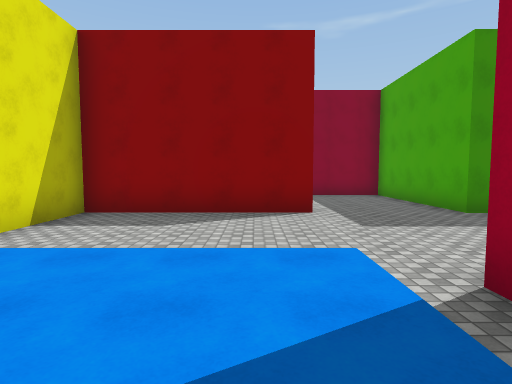
View 1 (above)

22 first-person views from a walk through a 3-D level made in the Unity game engine. The camera is 1.5 m above the floor, tilts 4° down and sees 80° across. The floor is counted in squares, 2 m on a side. Each view is taken from the middle of a square. On the plan, view 1 faces up. The plan holds only what a view shows up to about 10 squares ahead; the rest is blank. The place goes on beyond the plan. Some animated figures are not drawn. Some surface patterns are stand-ins.

View 2
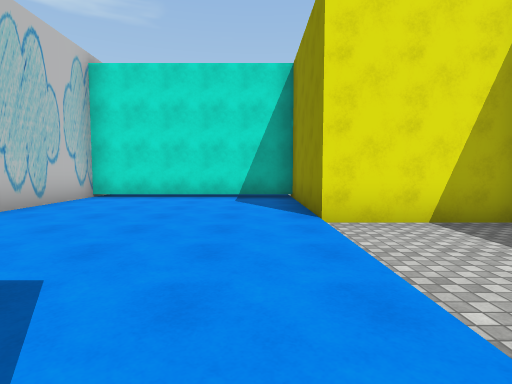

View 3
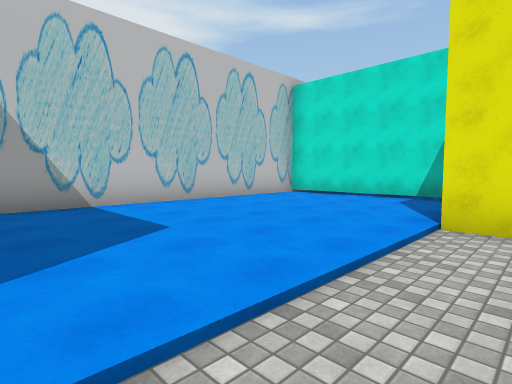

View 4
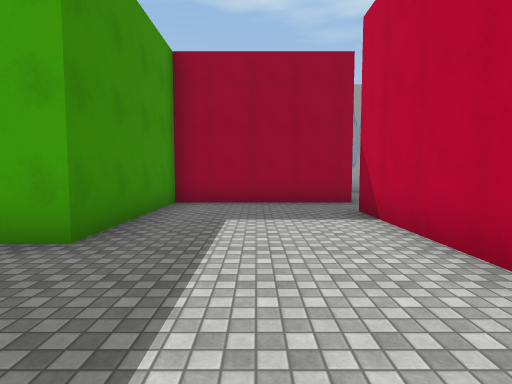

View 5
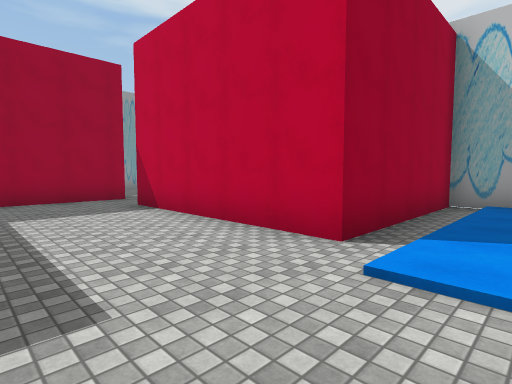

View 6
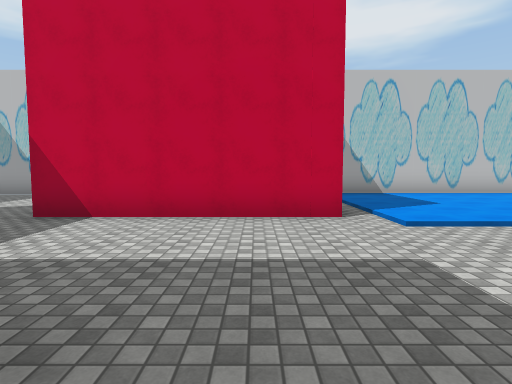

View 7
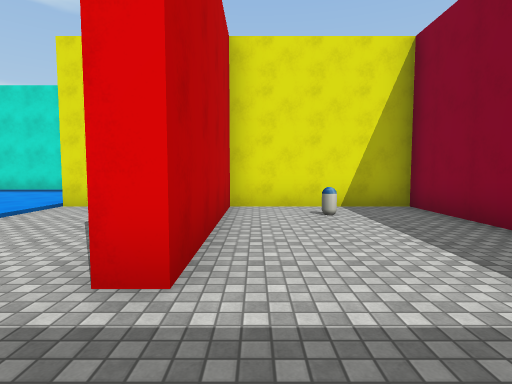

View 8
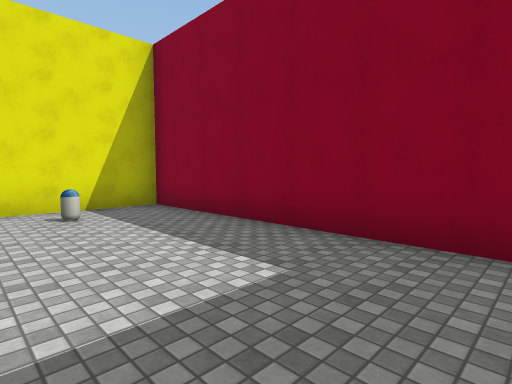

View 9
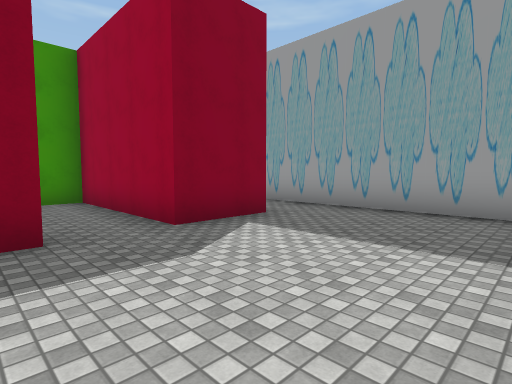

View 10
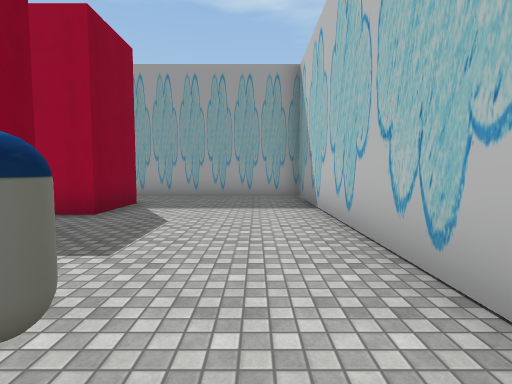

View 11
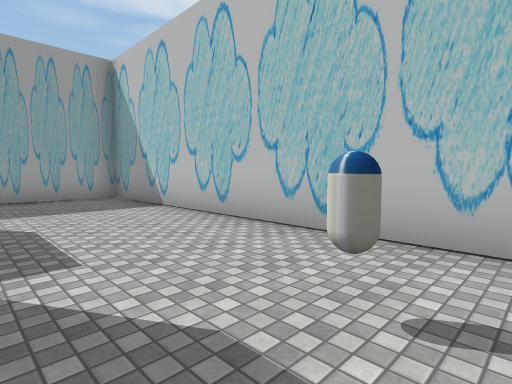

View 12
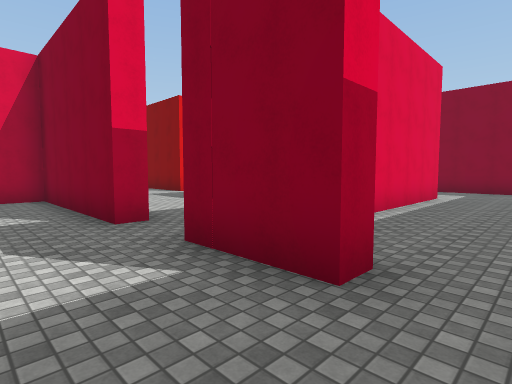

View 13
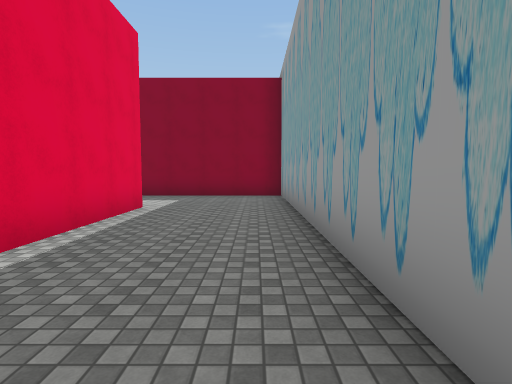

View 14
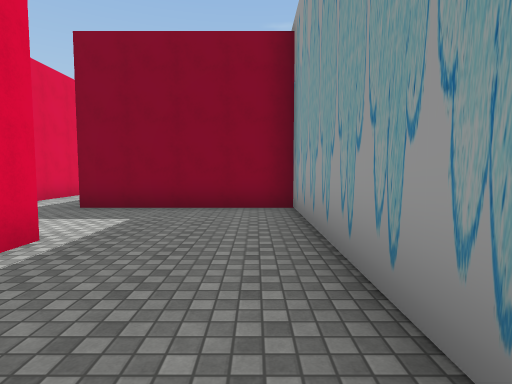

View 15
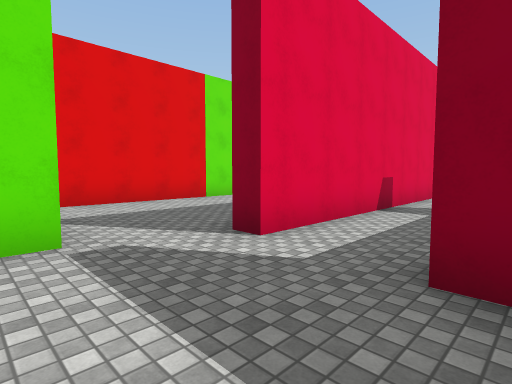

View 16
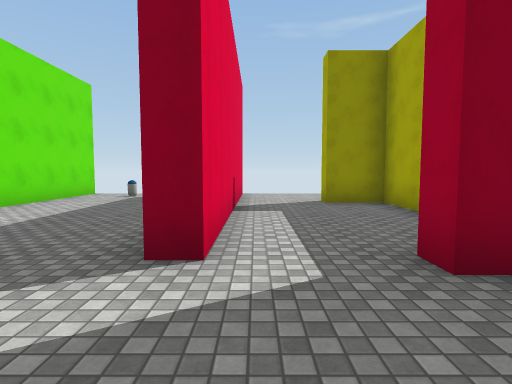

View 17
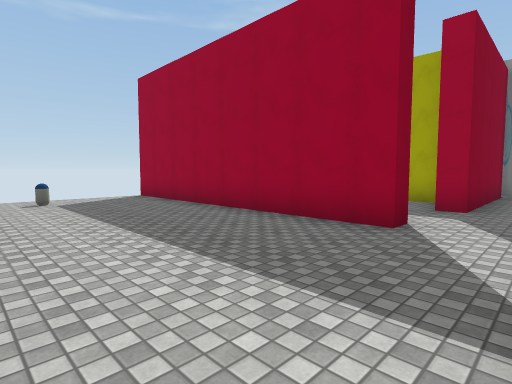

View 18
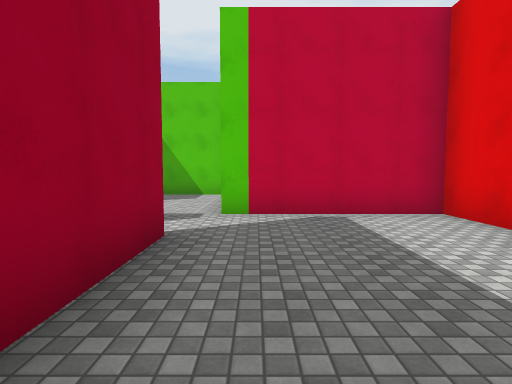

View 19
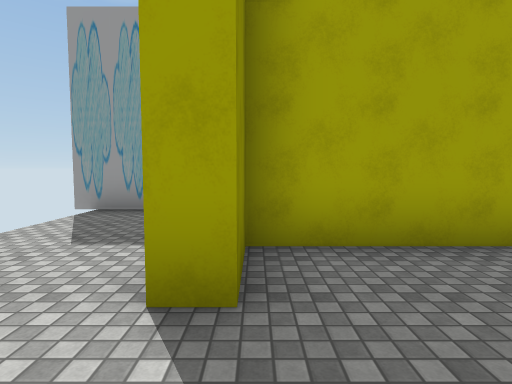

View 20
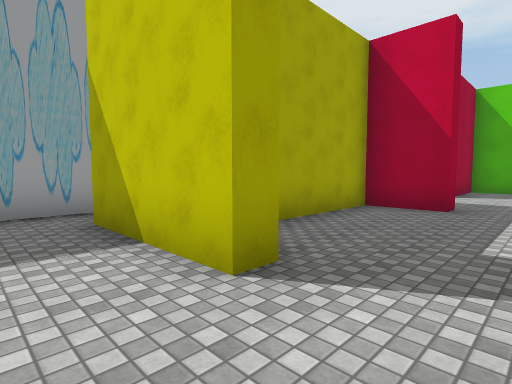

View 21
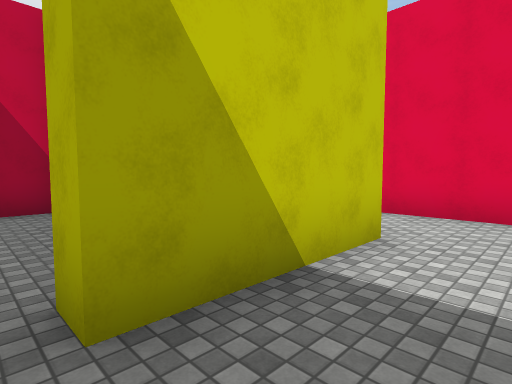

View 22
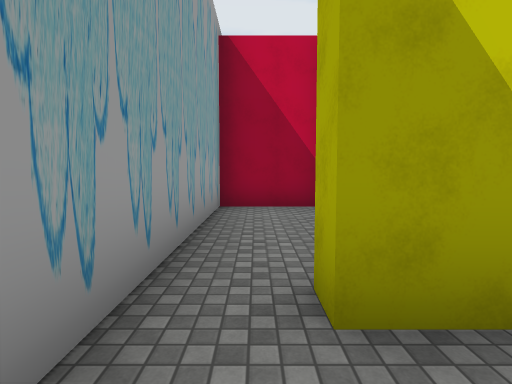

### Floor plan
Key: @ floor where view 1 was taken; # wall or solid block; . main floor; : floor 0.25 m higher than the main floor; / step, stairs or slope; O other object.
Columns run from 7 left of view 1 to 12 right of it. Each row starts with its distance up from view 1.
 20        #    #      #
 19        #.O..#......#
 18        #....#......#
 17        #....#..###.#
 16        #....#...#..#
 15        #....#...#..#
 14        #....#...#..#
 13        #....#...#..#
 12        #.......#####
 11    #####...........#
 10    #...#####.......#
  9    #.......#...#...#
  8    #.O.....#...#...#
  7    #.......#...#...#
  6    ######..#####...#
  5    #...........#...#
  4    #...........#...#
  3 ####/////......#...#
  2 #:::::::/#####.###.#
  1 #:::::::/#.........#
  0 #::::::@/#.O.......#
 -1 #:::::::/#.........#
 -2 #:::::::/#.........#
 -3 ####################

Where each view was taken, in squares from view 1:
view 1: 0 up, 0 right, facing up
view 2: 2 up, 1 right, facing left
view 3: 4 up, 1 right, facing down-left
view 4: 4 up, 1 right, facing right
view 5: 5 up, 0 right, facing down-right
view 6: 7 up, 3 right, facing down
view 7: 7 up, 3 right, facing left
view 8: 7 up, 3 right, facing up-left
view 9: 2 down, 6 right, facing up-right
view 10: 1 down, 3 right, facing right
view 11: 1 up, 3 right, facing down-right
view 12: 0 up, 11 right, facing up-left
view 13: 3 up, 11 right, facing up
view 14: 6 up, 11 right, facing up
view 15: 10 up, 8 right, facing up-left
view 16: 10 up, 6 right, facing up
view 17: 11 up, 1 right, facing up-right
view 18: 16 up, 4 right, facing down
view 19: 17 up, 6 right, facing right
view 20: 19 up, 6 right, facing down-right
view 21: 19 up, 11 right, facing down-left
view 22: 19 up, 11 right, facing down
